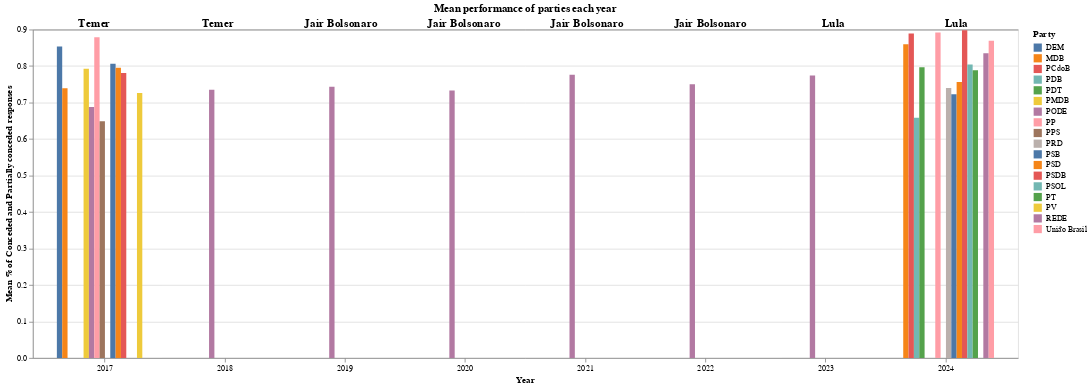

Notebook cell for this chart:
### Code cell
import altair as alt
# Bar chart with grouped bars
bars = alt.Chart(df_grouped).mark_bar().encode(
    x=alt.X('year:O', title='Year', axis=alt.Axis(labelAngle=0)),
    xOffset='party:N',  # Group bars within each year
    y=alt.Y('% mean conceded partially:Q', title='Mean % of Conceded and Partially conceded responses'),
    color=alt.Color('party:N', title='Party'),
    tooltip=['year', 'party', '% mean conceded partially', 'president']
).properties(
    width=1200,
    height=400
)

# Annotations for Presidents
president_labels = alt.Chart(df_grouped.drop_duplicates('year')).mark_text(
    align='center',
    baseline='bottom',
    dy=-200,
    fontSize=14,
    fontWeight='bold'
).encode(
    x=alt.X('year:O', title=None, axis=alt.Axis(labels=False, ticks=False)),
    text='president:N'
)

# Combine bar chart and annotations
chart = (bars + president_labels).resolve_scale(x='independent').properties(
    title="Mean performance of parties each year"
)
chart

### Figure 1 — Vega-Lite specification as saved in the notebook (floating-point values rounded to 4 significant figures)
{"config": {"view": {"continuousWidth": 300, "continuousHeight": 300}}, "layer": [{"data": {"name": "data-4fd3cb37d50c6dca8c59c6eb5fdeb2a1"}, "mark": {"type": "bar"}, "encoding": {"color": {"field": "party", "title": "Party", "type": "nominal"}, "tooltip": [{"field": "year", "type": "quantitative"}, {"field": "party", "type": "nominal"}, {"field": "% mean conceded partially", "type": "quantitative"}, {"field": "president", "type": "nominal"}], "x": {"axis": {"labelAngle": 0}, "field": "year", "title": "Year", "type": "ordinal"}, "xOffset": {"field": "party", "type": "nominal"}, "y": {"field": "% mean conceded partially", "title": "Mean % of Conceded and Partially conceded responses", "type": "quantitative"}}}, {"data": {"name": "data-b89323833d6f46c988926de0f95e3bc3"}, "mark": {"type": "text", "align": "center", "baseline": "bottom", "dy": -200, "fontSize": 14, "fontWeight": "bold"}, "encoding": {"text": {"field": "president", "type": "nominal"}, "x": {"axis": {"labels": false, "ticks": false}, "field": "year", "title": null, "type": "ordinal"}}}], "height": 400, "resolve": {"scale": {"x": "independent"}}, "title": "Mean performance of parties each year", "width": 1200, "$schema": "https://vega.github.io/schema/vega-lite/v5.20.1.json", "datasets": {"data-4fd3cb37d50c6dca8c59c6eb5fdeb2a1": [{"party": "DEM", "year": 2017, "% mean conceded partially": 0.8536, "president": "Temer"}, {"party": "MDB", "year": 2017, "% mean conceded partially": 0.7391, "president": "Temer"}, {"party": "MDB", "year": 2024, "% mean conceded partially": 0.8594, "president": "Lula"}, {"party": "PCdoB", "year": 2024, "% mean conceded partially": 0.8889, "president": "Lula"}, {"party": "PDB", "year": 2024, "% mean conceded partially": 0.6585, "president": "Lula"}, {"party": "PDT", "year": 2024, "% mean conceded partially": 0.7968, "president": "Lula"}, {"party": "PMDB", "year": 2017, "% mean conceded partially": 0.7925, "president": "Temer"}, {"party": "PODE", "year": 2017, "% mean conceded partially": 0.6877, "president": "Temer"}, {"party": "PODE", "year": 2018, "% mean conceded partially": 0.7353, "president": "Temer"}, {"party": "PODE", "year": 2019, "% mean conceded partially": 0.743, "president": "Jair Bolsonaro"}, {"party": "PODE", "year": 2020, "% mean conceded partially": 0.7327, "president": "Jair Bolsonaro"}, {"party": "PODE", "year": 2021, "% mean conceded partially": 0.7759, "president": "Jair Bolsonaro"}, {"party": "PODE", "year": 2022, "% mean conceded partially": 0.7498, "president": "Jair Bolsonaro"}, {"party": "PODE", "year": 2023, "% mean conceded partially": 0.7741, "president": "Lula"}, {"party": "PP", "year": 2017, "% mean conceded partially": 0.8791, "president": "Temer"}, {"party": "PP", "year": 2024, "% mean conceded partially": 0.8922, "president": "Lula"}, {"party": "PPS", "year": 2017, "% mean conceded partially": 0.6486, "president": "Temer"}, {"party": "PRD", "year": 2024, "% mean conceded partially": 0.7398, "president": "Lula"}, {"party": "PSB", "year": 2017, "% mean conceded partially": 0.806, "president": "Temer"}, {"party": "PSB", "year": 2024, "% mean conceded partially": 0.7229, "president": "Lula"}, {"party": "PSD", "year": 2017, "% mean conceded partially": 0.7953, "president": "Temer"}, {"party": "PSD", "year": 2024, "% mean conceded partially": 0.7561, "president": "Lula"}, {"party": "PSDB", "year": 2017, "% mean conceded partially": 0.7809, "president": "Temer"}, {"party": "PSDB", "year": 2024, "% mean conceded partially": 0.8978, "president": "Lula"}, {"party": "PSOL", "year": 2024, "% mean conceded partially": 0.8041, "president": "Lula"}, {"party": "PT", "year": 2024, "% mean conceded partially": 0.7884, "president": "Lula"}, {"party": "PV", "year": 2017, "% mean conceded partially": 0.7261, "president": "Temer"}, {"party": "REDE", "year": 2024, "% mean conceded partially": 0.835, "president": "Lula"}, {"party": "União Brasil", "year": 2024, "% mean conceded partially": 0.8696, "president": "Lula"}], "data-b89323833d6f46c988926de0f95e3bc3": [{"party": "DEM", "year": 2017, "% mean conceded partially": 0.8536, "president": "Temer"}, {"party": "MDB", "year": 2024, "% mean conceded partially": 0.8594, "president": "Lula"}, {"party": "PODE", "year": 2018, "% mean conceded partially": 0.7353, "president": "Temer"}, {"party": "PODE", "year": 2019, "% mean conceded partially": 0.743, "president": "Jair Bolsonaro"}, {"party": "PODE", "year": 2020, "% mean conceded partially": 0.7327, "president": "Jair Bolsonaro"}, {"party": "PODE", "year": 2021, "% mean conceded partially": 0.7759, "president": "Jair Bolsonaro"}, {"party": "PODE", "year": 2022, "% mean conceded partially": 0.7498, "president": "Jair Bolsonaro"}, {"party": "PODE", "year": 2023, "% mean conceded partially": 0.7741, "president": "Lula"}]}}
